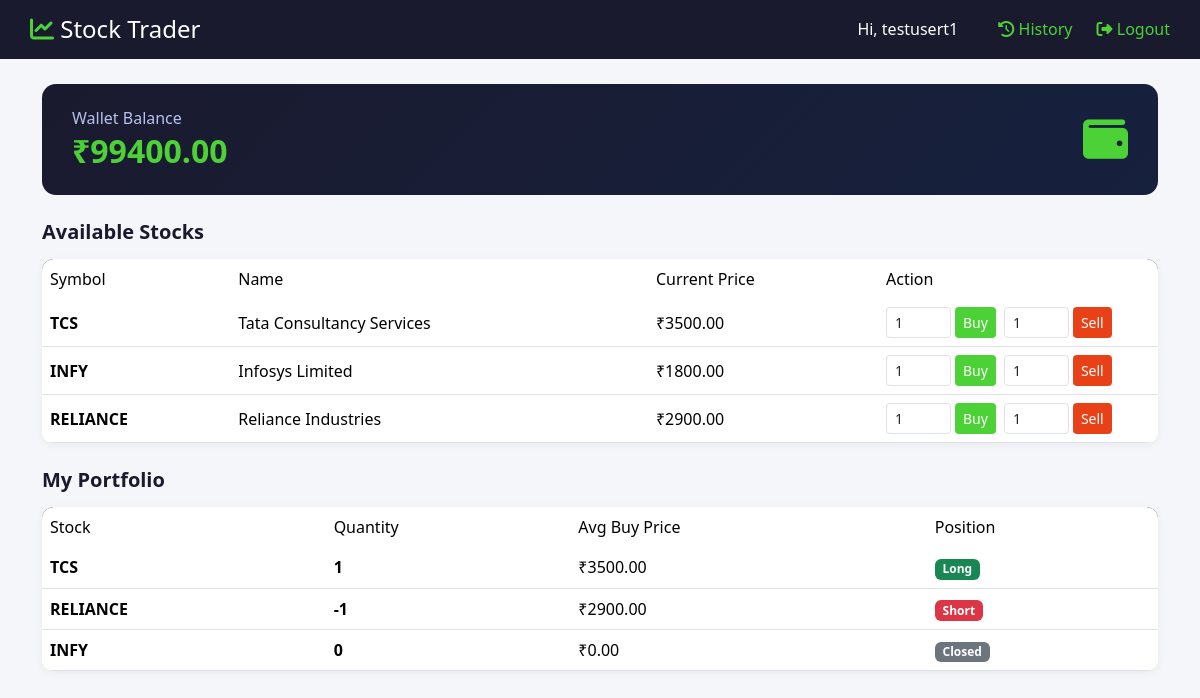
Screenshot of / (signed in) with the database file from the repository.
### trading/models.py (models this page shows, shortened)
class Wallet(models.Model):
    user = models.OneToOneField(User, on_delete=models.CASCADE)
    balance = models.DecimalField(max_digits=12, decimal_places=2, default=100000.00)  # start with ₹1,00,000

class Stock(models.Model):
    symbol = models.CharField(max_length=10, unique=True)   # e.g. "TCS", "INFY"
    name = models.CharField(max_length=100)                  # e.g. "Tata Consultancy Services"
    current_price = models.DecimalField(max_digits=10, decimal_places=2)
    last_updated = models.DateTimeField(auto_now=True)

class Portfolio(models.Model):
    user = models.ForeignKey(User, on_delete=models.CASCADE)
    stock = models.ForeignKey(Stock, on_delete=models.CASCADE)
    quantity = models.IntegerField(default=0)
    average_buy_price = models.DecimalField(max_digits=10, decimal_places=2)
    class Meta:
        unique_together = ('user', 'stock')   # ek user ka ek stock ek hi row me rahega

### trading/views.py (the view)
# urls.py: path('', views.dashboard, name='dashboard'),
@login_required
def dashboard(request):
    stocks = Stock.objects.all()
    wallet, created = Wallet.objects.get_or_create(user=request.user)
    portfolio = Portfolio.objects.filter(user=request.user)
    context = {
        'stocks': stocks,
        'wallet': wallet,
        'portfolio': portfolio,
    }
    return render(request, 'trading/dashboard.html', context)

### trading/templates/trading/dashboard.html (shortened to what this page needs)
<!DOCTYPE html>
<html lang="en">
<head>
    <link href="https://cdnjs.cloudflare.com/ajax/libs/bootstrap/5.3.3/css/bootstrap.min.css" rel="stylesheet">
    <link rel="stylesheet" href="https://cdnjs.cloudflare.com/ajax/libs/font-awesome/6.5.1/css/all.min.css">
</head>
<body>
    <nav class="navbar-custom d-flex justify-content-between align-items-center">
        <h4 class="text-white mb-0"><i class="fa-solid fa-chart-line" style="color:#4cd137;"></i> Stock Trader</h4>
        <div>
            <span class="text-white me-3">Hi, {{ request.user.username }}</span>
            <a href="{% url 'transaction_history' %}"><i class="fa-solid fa-clock-rotate-left"></i> History</a>
            <a href="{% url 'logout' %}"><i class="fa-solid fa-right-from-bracket"></i> Logout</a>
        </div>
    </nav>
    <div class="container">
        <div class="wallet-card d-flex justify-content-between align-items-center">
            <div>
                <h6 class="mb-1">Wallet Balance</h6>
                <h2 class="mb-0">₹{{ wallet.balance }}</h2>
            </div>
            <i class="fa-solid fa-wallet" style="font-size:45px; color:#4cd137;"></i>
        </div>
        <h5 class="section-title">Available Stocks</h5>
        <div class="card-table">
            <table class="table table-hover mb-0">
                <thead>
                    <tr>
                        <th>Symbol</th>
                        <th>Name</th>
                        <th>Current Price</th>
                        <th style="width:280px;">Action</th>
                    </tr>
                </thead>
                <tbody>
                    {% for stock in stocks %}
                    <tr>
                        <td><strong>{{ stock.symbol }}</strong></td>
                        <td>{{ stock.name }}</td>
                        <td>₹{{ stock.current_price }}</td>
                        <td>
                            <div class="d-flex gap-2">
                                <form method="POST" action="{% url 'buy_stock' stock.id %}" class="d-flex gap-1">
                                    <input type="number" name="quantity" value="1" min="1" class="form-control form-control-sm qty-input">
                                    <button type="submit" class="btn btn-sm btn-buy">Buy</button>
                                </form>
                                <form method="POST" action="{% url 'sell_stock' stock.id %}" class="d-flex gap-1">
                                    <input type="number" name="quantity" value="1" min="1" class="form-control form-control-sm qty-input">
                                    <button type="submit" class="btn btn-sm btn-sell">Sell</button>
                                </form>
                            </div>
                        </td>
                    </tr>
                    {% endfor %}
                </tbody>
            </table>
        </div>
        <h5 class="section-title">My Portfolio</h5>
        <div class="card-table mb-5">
            <table class="table table-hover mb-0">
                <thead>
                    <tr>
                        <th>Stock</th>
                        <th>Quantity</th>
                        <th>Avg Buy Price</th>
                        <th>Position</th>
                    </tr>
                </thead>
                <tbody>
                    {% for item in portfolio %}
                    <tr>
                        <td><strong>{{ item.stock.symbol }}</strong></td>
                        <td class="{% if item.quantity < 0 %}badge-neg{% else %}badge-pos{% endif %}">{{ item.quantity }}</td>
                        <td>₹{{ item.average_buy_price }}</td>
                        <td>
                            {% if item.quantity > 0 %}
                                <span class="badge bg-success">Long</span>
                            {% elif item.quantity < 0 %}
                                <span class="badge bg-danger">Short</span>
                            {% else %}
                                <span class="badge bg-secondary">Closed</span>
                            {% endif %}
                        </td>
                    </tr>
                    {% empty %}
                    <tr><td colspan="4" class="text-center text-muted py-3">No holdings yet.</td></tr>
                    {% endfor %}
                </tbody>
            </table>
        </div>
    </div>
</body>
</html>

### trading/templates/trading/dashboard.html (style rules this page uses)
body { background: #f4f6f9; font-family: 'Segoe UI', sans-serif; }
.navbar-custom { background: #1a1a2e; padding: 15px 30px; }
.navbar-custom a { color: #4cd137 !important; text-decoration: none; margin-left: 20px; font-weight: 500; }
.wallet-card { background: linear-gradient(135deg, #1a1a2e, #16213e); color: white; border-radius: 14px; padding: 25px 30px; margin: 25px 0; }
.wallet-card h6 { color: #b8c1ec; font-weight: 400; }
.wallet-card h2 { color: #4cd137; font-weight: 700; }
.section-title { font-weight: 700; color: #1a1a2e; margin: 25px 0 15px; }
.card-table { background: white; border-radius: 12px; box-shadow: 0 2px 10px rgba(0,0,0,0.05); overflow: hidden; }
table { margin-bottom: 0; }
thead { background: #1a1a2e; }
thead th { color: white; border: none; padding: 14px 20px; font-weight: 500; }
tbody td { padding: 14px 20px; vertical-align: middle; }
.qty-input { width: 65px; }
.btn-buy { background: #4cd137; color: white; border: none; font-weight: 500; }
.btn-sell { background: #e84118; color: white; border: none; font-weight: 500; }
.badge-neg { color: #e84118; font-weight: 600; }
.badge-pos { color: #1a1a2e; font-weight: 600; }

### rows the page displays
Wallet: balance "99400.00"
Stock: symbol "TCS", name "Tata Consultancy Services", current_price "3500.00"
Stock: symbol "INFY", name "Infosys Limited", current_price "1800.00"
Stock: symbol "RELIANCE", name "Reliance Industries", current_price "2900.00"
Portfolio: stock.symbol "TCS", quantity "1", average_buy_price "3500.00", shows "Long"
Portfolio: stock.symbol "RELIANCE", quantity "-1", average_buy_price "2900.00", shows "Short"
Portfolio: stock.symbol "INFY", quantity "0", average_buy_price "0.00", shows "Closed"

### other values shown
{{ request.user.username }} "testusert1"
